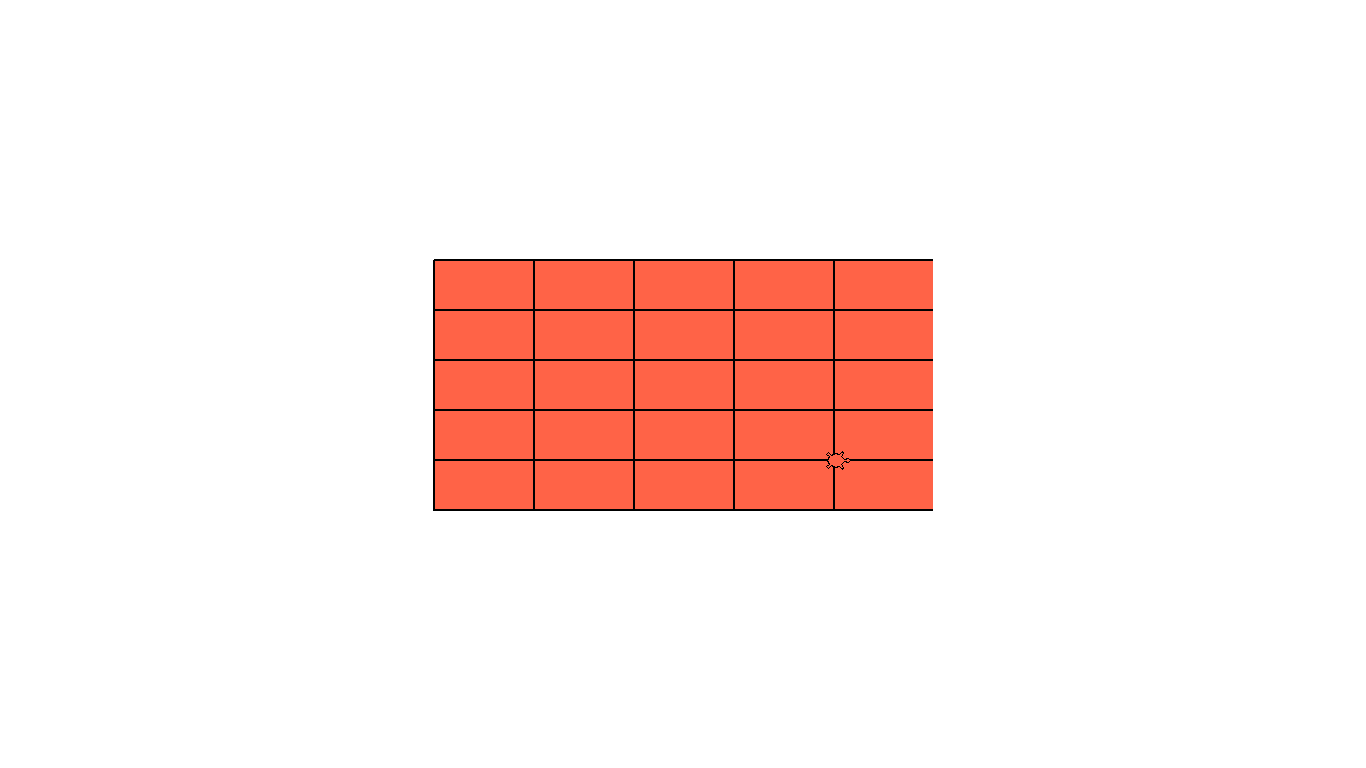

Write Python code to recreate this figure.
#######################################
# A simple turtle module that creates
# a 5 x 5 brick wall image by default.
#
#
# By Doug Purcell
# http://www.purcellconsult.com
#
#######################################

import turtle

rect = turtle.Turtle()
screen = turtle.Screen()
screen.screensize()
rect.color('tomato')
rect.pencolor('black')  # creates a black border
rect.pensize(2)         # creates size of border in pixels

rect.shape('turtle')


def create_rectangle(l=100, w=50, r=5, c=5):
    """
    :param l: the length of the brick
    :param w: the width of the brick
    :param r: rows
    :param c: columns
    """
    x = -screen.screensize()[0]
    y = screen.screensize()[1]
    length, width, rows, cols = l, w, r, c

    for outer in range(rows):
        """
        skips the first iteration as we
        want to modify our position after 
        the first iteration. 
        """
        if outer == 0:
            pass
        else:
            y -= width                   # decrements y by rect's width
            x = -screen.screensize()[0]  # resets x to left-most corner

        for inner in range(cols):
            rect.penup()
            rect.setposition(x, y)
            rect.pendown()
            rect.begin_fill()
            for shape in range(2):
                rect.forward(length)
                rect.right(90)
                rect.forward(width)
                rect.right(90)
            rect.end_fill()
            x += length


if __name__ == '__main__':
    create_rectangle()
    turtle.done()
